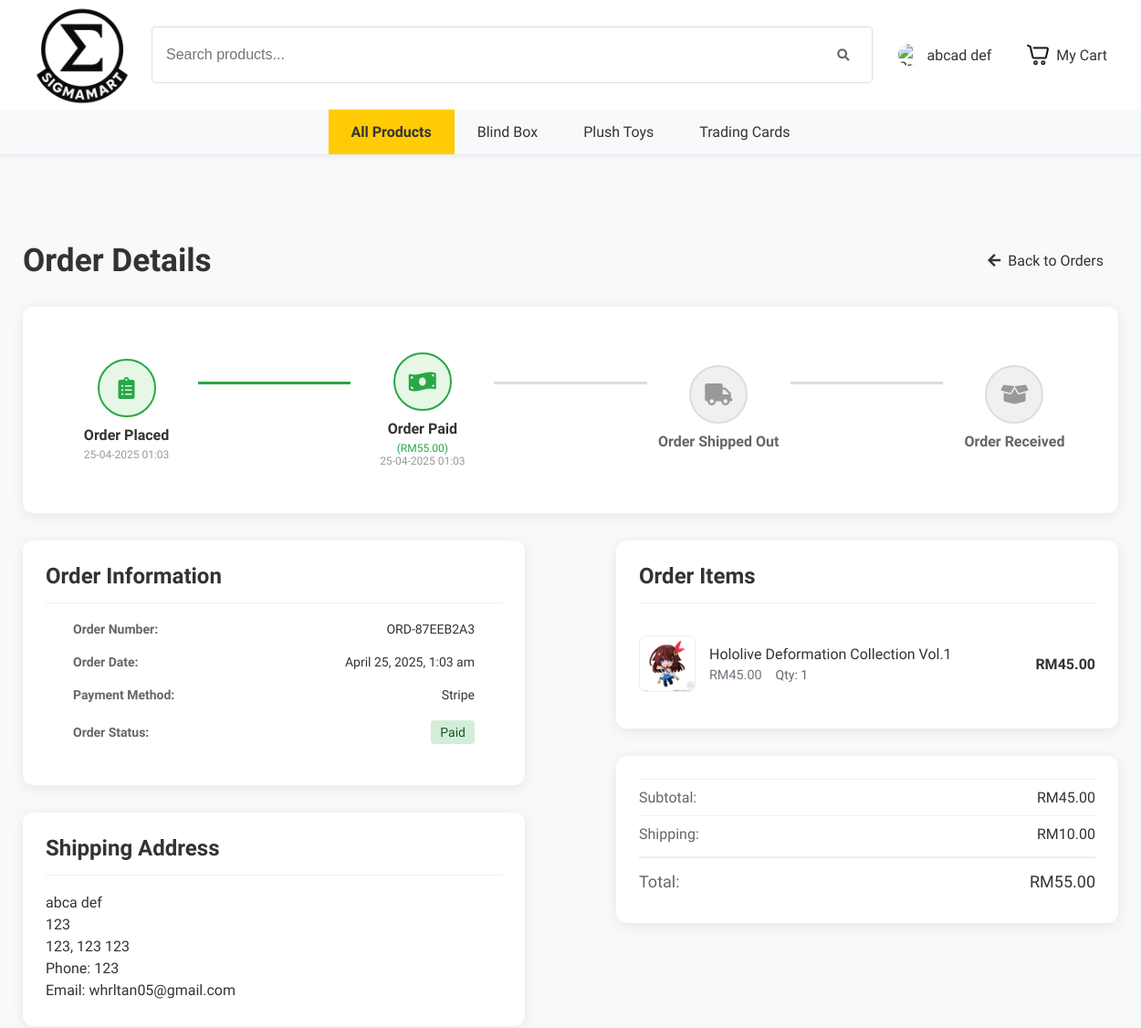
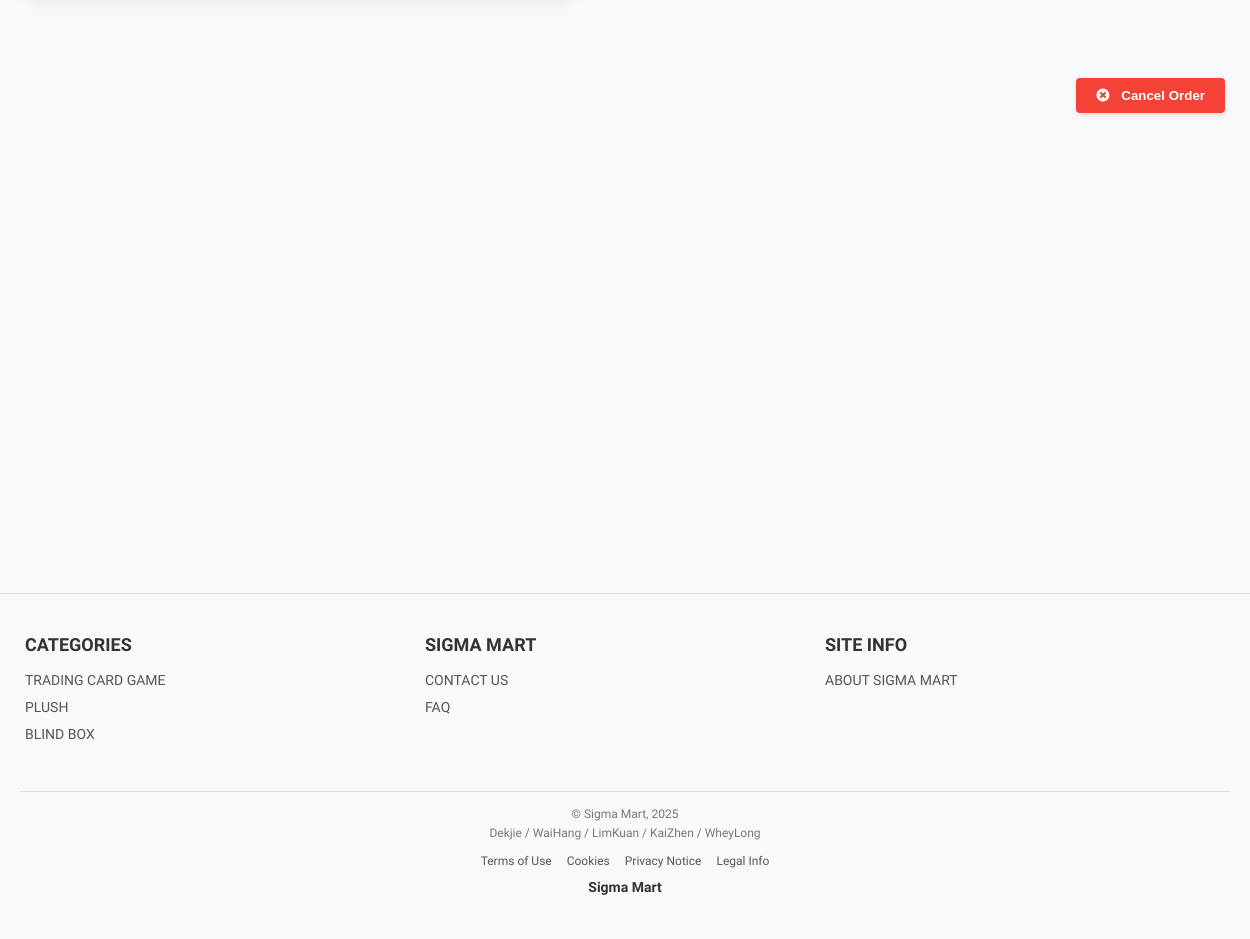
/order_details.php?id=60 (signed in), run on the app's committed database (2 pictures, top to bottom).
### tables this page shows
CREATE TABLE `category` (
  `CategoryID` int(4) NOT NULL,
  `CategoryName` varchar(255) NOT NULL
);

CREATE TABLE `shipping_addresses` (
  `id` int(11) NOT NULL,
  `user_id` int(11) NOT NULL,
  `order_id` int(11) NOT NULL,
  `first_name` varchar(50) NOT NULL,
  `last_name` varchar(50) NOT NULL,
  `email` varchar(100) NOT NULL,
  `phone` varchar(20) NOT NULL,
  `address` varchar(255) NOT NULL,
  `city` varchar(100) NOT NULL,
  `state` varchar(100) NOT NULL,
  `zip_code` varchar(20) NOT NULL,
  `created_at` timestamp NOT NULL DEFAULT current_timestamp()
);

CREATE TABLE `orders` (
  `id` int(11) NOT NULL,
  `user_id` int(11) NOT NULL,
  `order_reference` varchar(50) NOT NULL,
  `total_amount` decimal(10,2) NOT NULL,
  `shipping_cost` decimal(10,2) NOT NULL,
  `status` varchar(20) NOT NULL DEFAULT 'Pending',
  `payment_id` varchar(100) DEFAULT NULL,
  `payment_date` datetime DEFAULT NULL,
  `payment_session_id` varchar(255) DEFAULT NULL,
  `order_date` datetime NOT NULL,
  `payment_method` varchar(50) DEFAULT NULL,
  `tracking_number` varchar(100) DEFAULT NULL,
  `admin_notes` text DEFAULT NULL
);

CREATE TABLE `order_items` (
  `id` int(11) NOT NULL,
  `order_id` int(11) NOT NULL,
  `product_id` int(11) NOT NULL,
  `quantity` int(11) NOT NULL,
  `price` decimal(10,2) NOT NULL
);

CREATE TABLE `products` (
  `ProductID` int(5) NOT NULL,
  `CategoryID` int(11) NOT NULL,
  `BrandID` int(11) NOT NULL,
  `ProductName` varchar(255) NOT NULL,
  `ProductPrice` int(11) NOT NULL,
  `ProductDescription` text DEFAULT NULL,
  `date_added` datetime DEFAULT current_timestamp(),
  `sales_count` int(11) DEFAULT 0
);

### order_details.php (the view, shortened to what the rows shown need)
<?php
require '_base.php';
$orderId = (int)$_GET['id'];
try {
    $stmt = $pdo->prepare("SHOW COLUMNS FROM shipping_addresses");
    $stmt->execute();
    $columns = $stmt->fetchAll(PDO::FETCH_COLUMN);
    $selectFields = "o.*";
    $availableColumns = ['first_name', 'last_name', 'email', 'phone', 'address', 'city', 'state', 'zip_code'];
    foreach ($availableColumns as $column) {
        if (in_array($column, $columns)) {
            $selectFields .= ", sa.$column";
        }
    }
    $stmt = $pdo->prepare("
        SELECT $selectFields
        FROM orders o
        LEFT JOIN shipping_addresses sa ON o.id = sa.order_id
        WHERE o.id = ? AND o.user_id = ?
    ");
    $stmt->execute([$orderId, $_SESSION['user_id']]);
    $order = $stmt->fetch(PDO::FETCH_ASSOC);
    $stmt = $pdo->prepare("
        SELECT oi.*, p.ProductName,
        (SELECT picturePath FROM productpictures WHERE ProductID = p.ProductID AND isCover = 1 LIMIT 1) as ImagePath
        FROM order_items oi
        JOIN products p ON oi.product_id = p.ProductID
        WHERE oi.order_id = ?
    ");
    $stmt->execute([$orderId]);
    $orderItems = $stmt->fetchAll(PDO::FETCH_ASSOC);
} catch (PDOException $e) {
    $error = "Database error: " . $e->getMessage();
}
include '_head.php';
?>
<div class="order-details-container">
    <div class="order-details-header">
        <h1>Order Details</h1>
    </div>
    <?php if (isset($error)): ?>
        <div class="alert alert-danger"><?php echo $error; ?></div>
    <?php else: ?>
        <div class="order-status-tracker">
            <?php
            $statuses = ['Order Placed', 'Order Paid', 'Order Shipped Out', 'Order Received'];
            $currentStatus = $order['status'];
            $currentStatusLower = strtolower($currentStatus);
            $statusIndex = 0;
            $isRefundFlow = false;
            if ($currentStatusLower == 'cancelled') {
                $statuses[0] = 'Order Cancelled';
                $statusIndex = 0;
            } elseif ($currentStatusLower == 'refund request') {
                $statuses[3] = 'Refund Requested';
                $statusIndex = 3;
                $isRefundFlow = true;
            } elseif ($currentStatusLower == 'refunded') {
                $statuses[3] = 'Refunded';
                $statusIndex = 3;
                $isRefundFlow = true;
            } else {
                if ($currentStatusLower == 'pending') {
                    $statusIndex = 0;
                } elseif ($currentStatusLower == 'paid' || $currentStatusLower == 'processing') {
                    $statusIndex = 1;
                } elseif ($currentStatusLower == 'shipped') {
                    $statusIndex = 2;
                } elseif ($currentStatusLower == 'delivered') {
                    $statusIndex = 3;
                }
            }
            ?>
            <div class="status-timeline">
                <?php foreach ($statuses as $index => $status): ?>
                    <?php
                        $isActive = ($currentStatusLower == 'cancelled') ? ($index == 0) : ($index <= $statusIndex);
                        $connectorIsActive = ($currentStatusLower == 'cancelled') ? false : ($index < $statusIndex);
                    ?>
                    <div class="status-step <?php echo $isActive ? 'active' : ''; ?>">
                        <div class="status-icon">
                            <?php
                            if ($currentStatusLower == 'cancelled' && $index == 0): ?>
                                <i class="fas fa-times-circle"></i> <?php
                            elseif ($isRefundFlow && $index == 3): ?>
                                <i class="fas fa-undo-alt"></i> <?php
                            elseif ($index == 0): ?>
                                <i class="fas fa-clipboard-list"></i>
                            <?php elseif ($index == 1): ?>
                                <i class="fas fa-money-bill-wave"></i>
                            <?php elseif ($index == 2): ?>
                                <i class="fas fa-truck"></i>
                            <?php else:  ?>
                                <i class="fas fa-box-open"></i>
                            <?php endif; ?>
                        </div>
                        <div class="status-label"><?php echo $status; ?></div>
                        <?php
                        if ($index == 1 && isset($order['payment_id']) && $currentStatusLower != 'cancelled'): ?>
                            <div class="status-detail">(RM<?php echo number_format($order['total_amount'], 2); ?>)</div>
                        <?php endif; ?>
                        <?php
                        if ($isActive && !($isRefundFlow && $index == 3)): ?>
                            <div class="status-date">
                                <?php
                                if ($index == 0) {
                                    echo date('d-m-Y H:i', strtotime($order['order_date']));
                                } elseif ($index == 1 && isset($order['payment_date']) && $isActive) {
                                    echo date('d-m-Y H:i', strtotime($order['payment_date']));
                                } elseif ($index == 2 && ($currentStatusLower == 'shipped' || $currentStatusLower == 'delivered' || $isRefundFlow) && $isActive) {
                                    $baseDate = $order['payment_date'] ?? $order['order_date'];
                                    echo date('d-m-Y H:i', strtotime('+1 day', strtotime($baseDate)));
                                } elseif ($index == 3 && $currentStatusLower == 'delivered' && $isActive) {
                                    $baseDate = $order['payment_date'] ?? $order['order_date'];
                                    echo date('d-m-Y H:i', strtotime('+3 days', strtotime($baseDate)));
                                }
                                ?>
                            </div>
                        <?php endif; ?>
                    </div>
                    <?php if ($index < count($statuses) - 1): ?>
                        <div class="status-connector <?php echo $connectorIsActive ? 'active' : ''; ?>"></div>
                    <?php endif; ?>
                <?php endforeach; ?>
            </div>
        </div>
        <div class="order-details-grid">
            <div class="order-info-section">
                <div class="details-order-card">
                    <h2>Order Information</h2>
                    <div class="order-info-row">
                        <span class="info-label">Order Number:</span>
                        <span class="info-value"><?php echo htmlspecialchars($order['order_reference']); ?></span>
                    </div>
                    <div class="order-info-row">
                        <span class="info-label">Order Date:</span>
                        <span class="info-value"><?php echo date('F j, Y, g:i a', strtotime($order['order_date'])); ?></span>
                    </div>
                    <div class="order-info-row">
                        <span class="info-label">Payment Method:</span>
                        <span class="info-value"><?php echo ucfirst(htmlspecialchars($order['payment_method'] ?? 'N/A')); ?></span>
                    </div>
                    <div class="order-info-row">
                        <span class="info-label">Order Status:</span>
                        <span class="info-value status-badge <?php echo strtolower($order['status']); ?>"><?php echo htmlspecialchars($order['status']); ?></span>
                    </div>
                </div>
                <div class="details-order-card">
                    <h2>Shipping Address</h2>
                    <?php if (isset($order['first_name'])): ?>
                        <div class="address-details">
                            <p><?php echo htmlspecialchars($order['first_name'] . ' ' . $order['last_name']); ?></p>
                            <p><?php echo htmlspecialchars($order['address']); ?></p>
                            <p><?php echo htmlspecialchars($order['city'] . ', ' . $order['state'] . ' ' . $order['zip_code']); ?></p>
                            <p>Phone: <?php echo htmlspecialchars($order['phone']); ?></p>
                            <p>Email: <?php echo htmlspecialchars($order['email']); ?></p>
                        </div>
                    <?php else: ?>
                        <p>No shipping address information available.</p>
                    <?php endif; ?>
                </div>
            </div>
            <div class="order-items-section">
                <div class="details-order-card">
                    <h2>Order Items</h2>
                    <div class="order-items-list">
                        <?php foreach ($orderItems as $item): ?>
                            <div class="order-item">
                                <div class="item-image">
                                    <?php if ($item['ImagePath']): ?>
                                        <img src="<?php echo htmlspecialchars($item['ImagePath']); ?>" alt="<?php echo htmlspecialchars($item['ProductName']); ?>">
                                    <?php else: ?>
                                        <div class="no-image">No Image</div>
                                    <?php endif; ?>
                                </div>
                                <div class="item-details">
                                    <h3 class="item-name"><?php echo htmlspecialchars($item['ProductName']); ?></h3>
                                    <div class="item-meta">
                                        <span class="item-price">RM<?php echo number_format($item['price'], 2); ?></span>
                                        <span class="item-quantity">Qty: <?php echo $item['quantity']; ?></span>
                                    </div>
                                </div>
                                <div class="item-total">
                                    <span>RM<?php echo number_format($item['price'] * $item['quantity'], 2); ?></span>
                                </div>
                            </div>
                        <?php endforeach; ?>
                    </div>
                </div>
                <div class="details-order-card">
                    <div class="order-summary-row">
                        <span class="summary-label">Subtotal:</span>
                        <span class="summary-value">RM<?php echo number_format($order['total_amount'] - $order['shipping_cost'], 2); ?></span>
                    </div>
                    <div class="order-summary-row">
                        <span class="summary-label">Shipping:</span>
                        <span class="summary-value">RM<?php echo number_format($order['shipping_cost'], 2); ?></span>
                    </div>
                    <div class="order-summary-row total">
                        <span class="summary-label">Total:</span>
                        <span class="summary-value">RM<?php echo number_format($order['total_amount'], 2); ?></span>
                    </div>
                </div>
            </div>
        </div>
    <?php endif; ?>
</div>
<?php include '_foot.php'; ?>

### _head.php (shortened to what the rows shown need)
<!DOCTYPE html>
<html lang="en">
<head>
    <link rel="stylesheet" href="/css/app.css">
    <link rel="stylesheet" href="https://cdnjs.cloudflare.com/ajax/libs/font-awesome/5.15.4/css/all.min.css">
</head>
<body>
    <?php if(!(isset($_SESSION['user_type']) && $_SESSION['user_type'] === 'Admin')): ?>
    <nav class="category-nav">
        <ul class="category-list">
            <?php
            try {
                $navCategories = $pdo->query("SELECT CategoryID, CategoryName FROM category ORDER BY CategoryName")->fetchAll();
                foreach ($navCategories as $cat) {
                    echo '<li class="category-item">';
                    echo '<a href="/product.php?category=' . $cat['CategoryID'] . '&from=nav" class="category-link">' . htmlspecialchars($cat['CategoryName']) . '</a>';
                    echo '</li>';
                }
            } catch (PDOException $e) {
                echo '<li class="category-item"><a href="/product.php" class="category-link">All Products</a></li>';
            }
            ?>
        </ul>
    </nav>
    <?php endif; ?>
</body>
</html>

### data on the page
category: CategoryName "Blind Box"
category: CategoryName "Plush Toys"
category: CategoryName "Trading Cards"
shipping_addresses: order.order_date "25-04-2025 01:03", order.total_amount "55.00", order.payment_date "25-04-2025 01:03", order.order_reference "ORD-87EEB2A3", order.order_date "April 25, 2025, 1:03 am", order.payment_method "Stripe", order.status "Paid", first_name+last_name "abca def", address "123", city+state+zip_code "123, 123 123", phone "123", email "whrltan05@gmail.com", $order['total_amount']-$order['shipping_cost'] "45.00", order.shipping_cost "10.00"
order_items: product.ProductName "Hololive Deformation Collection Vol.1", price "45.00", quantity "1", $item['price']*$item['quantity'] "45.00"

### other printed values
$fullName "abcad def"
$status "Order Placed"
$status "Order Paid"
$status "Order Shipped Out"
$status "Order Received"
